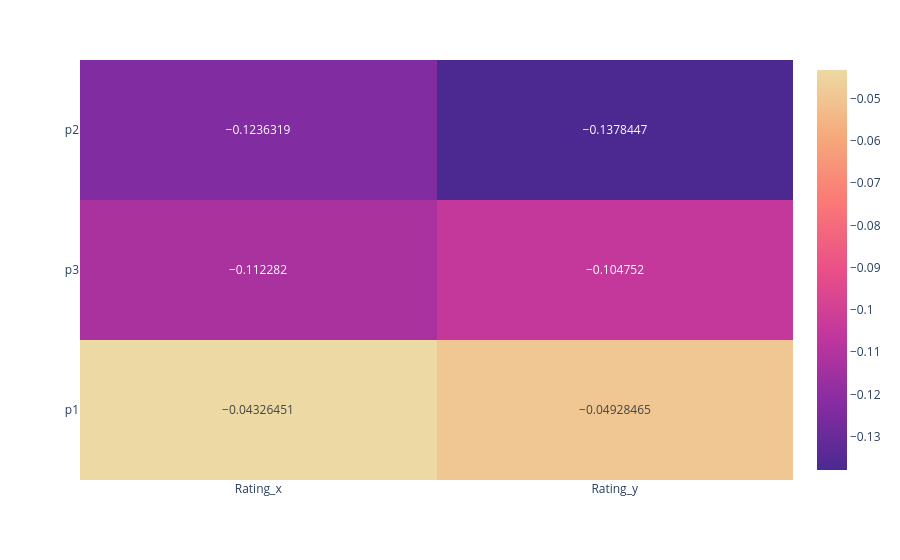

Notebook code for this chart:
### Code cell
fig_corr

### Figure 1 — Plotly figure (JSON) as saved in the notebook; plotly's stock layout.template omitted (floating-point values rounded to 4 significant figures)
{"data": [{"coloraxis": "coloraxis", "hovertemplate": "x: %{x}<br>y: %{y}<br>color: %{z}<extra></extra>", "name": "0", "texttemplate": "%{z}", "type": "heatmap", "x": ["Rating_x", "Rating_y"], "xaxis": "x", "y": ["p2", "p3", "p1"], "yaxis": "y", "z": [[-0.1236, -0.1378], [-0.1123, -0.1048], [-0.04326, -0.04928]]}], "layout": {"coloraxis": {"colorscale": [[0, "rgb(75, 41, 145)"], [0.1667, "rgb(135, 44, 162)"], [0.3333, "rgb(192, 54, 157)"], [0.5, "rgb(234, 79, 136)"], [0.6667, "rgb(250, 120, 118)"], [0.8333, "rgb(246, 169, 122)"], [1, "rgb(237, 217, 163)"]]}, "margin": {"t": 60}, "xaxis": {"anchor": "y", "domain": [0, 1]}, "yaxis": {"anchor": "x", "autorange": "reversed", "domain": [0, 1]}}}
